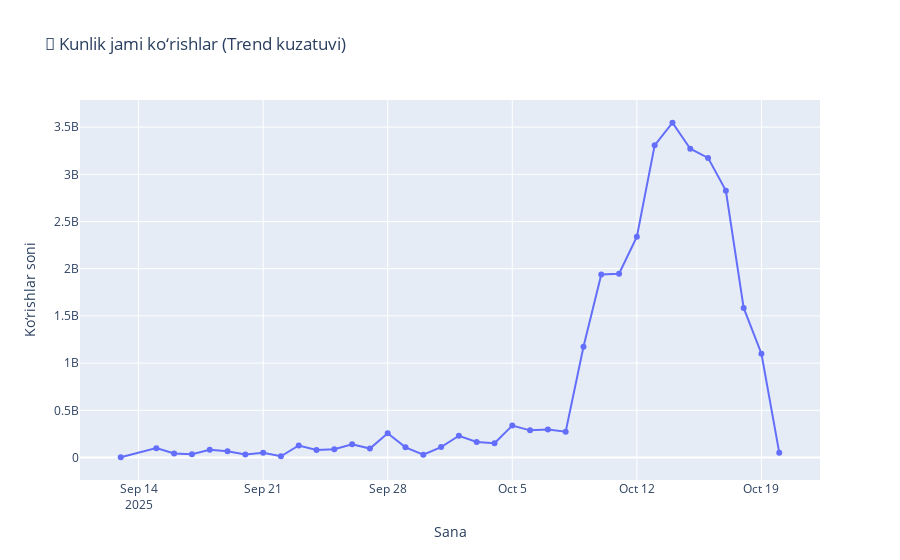

The cell this chart's notebook holds for it:
### Markdown cell above
# Trendda bo‘lgan davrlar (Views keskin oshgan kunlar)

### Code cell
import pandas as pd
import plotly.express as px
from sqlalchemy import create_engine

# 🔗 SQL Server ulanish
engine = create_engine(
    "mssql+pyodbc://RASULBEK\\SQLEXPRESS/ProjectDB?driver=ODBC+Driver+17+for+SQL+Server&trusted_connection=yes"
)

# 📊 SQL: kunlik jami Views va oldingi kunga nisbatan o‘sish
query = """
WITH DailyViews AS (
    SELECT 
        TRY_CAST([Published Date] AS DATE) AS ViewDate,
        SUM(CAST(Views AS BIGINT)) AS TotalViews
    FROM ClusteringData
    WHERE ISNUMERIC(Views) = 1
    GROUP BY TRY_CAST([Published Date] AS DATE)
)
SELECT 
    ViewDate,
    TotalViews,
    LAG(TotalViews) OVER (ORDER BY ViewDate) AS PrevViews,
    (TotalViews - LAG(TotalViews) OVER (ORDER BY ViewDate)) AS Diff,
    CASE 
        WHEN LAG(TotalViews) OVER (ORDER BY ViewDate) > 0 THEN 
            (TotalViews - LAG(TotalViews) OVER (ORDER BY ViewDate)) * 100.0 /
            LAG(TotalViews) OVER (ORDER BY ViewDate)
        ELSE NULL
    END AS GrowthPercent
FROM DailyViews
ORDER BY ViewDate;
"""

# WITH DailyViews AS (...) Bu — CTE (Common Table Expression) deyiladi. Ya’ni, vaqtinchalik jadval yaratilyapti (DailyViews nomli). 
# Bu “ichki hisob-kitob” natijasini keyingi SELECT’da ishlatish uchun.

# LAG(column) OVER (ORDER BY something) — bu avvalgi qatordagi qiymatni olib keladi. Bu “window function” deyiladi.

# DIFF Har bir kunning ko‘rish soni o‘sishini hisoblaydi:  Diff = Bugungi - Kechagi

# case  Bu o‘sish foizini hisoblaydi.  // \text{Growth %} = \frac{(Bugungi - Kechagi)}{Kechagi} \times 100


df_trend = pd.read_sql(query, engine)

if df_trend.empty:
    print("❌ Ma'lumot topilmadi.")
else:
    print(f"✅ {len(df_trend)} kunlik ma'lumot topildi.")

    # --- 📈 Grafik 1: Kunlik jami ko‘rishlar ---
    fig1 = px.line(
        df_trend,
        x='ViewDate',
        y='TotalViews',
        markers=True,
        title='📆 Kunlik jami ko‘rishlar (Trend kuzatuvi)',
    )
    fig1.update_layout(xaxis_title='Sana', yaxis_title='Ko‘rishlar soni')
    fig1.show()

    # --- 📊 Grafik 2: O‘sish foizi (keskin o‘sishlarni ajratib ko‘rsatish) ---
    df_trend['IsSpike'] = df_trend['GrowthPercent'] > 50  # 50% dan ortiq o‘sish
    fig2 = px.bar(
        df_trend,
        x='ViewDate',
        y='GrowthPercent',
        color='IsSpike',
        color_discrete_map={True: 'crimson', False: 'lightblue'},
        title='📊 Kunlik o‘sish foizi (Trenddagi kunlar qizil bilan)',
    )
    fig2.update_layout(xaxis_title='Sana', yaxis_title='O‘sish (%)')
    fig2.show()

### Figure 1 — Plotly figure (JSON) as saved in the notebook; plotly's stock layout.template omitted (floating-point values rounded to 4 significant figures)
{"data": [{"hovertemplate": "ViewDate=%{x}<br>TotalViews=%{y}<extra></extra>", "legendgroup": "", "line": {"color": "#636efa", "dash": "solid"}, "marker": {"symbol": "circle"}, "mode": "lines+markers", "name": "", "orientation": "v", "showlegend": false, "type": "scatter", "x": ["2025-09-13", "2025-09-15", "2025-09-16", "2025-09-17", "2025-09-18", "2025-09-19", "2025-09-20", "2025-09-21", "2025-09-22", "2025-09-23", "2025-09-24", "2025-09-25", "2025-09-26", "2025-09-27", "2025-09-28", "2025-09-29", "2025-09-30", "2025-10-01", "2025-10-02", "2025-10-03", "2025-10-04", "2025-10-05", "2025-10-06", "2025-10-07", "2025-10-08", "2025-10-09", "2025-10-10", "2025-10-11", "2025-10-12", "2025-10-13", "2025-10-14", "2025-10-15", "2025-10-16", "2025-10-17", "2025-10-18", "2025-10-19", "2025-10-20"], "xaxis": "x", "y": [2864937, 99278168, 41936770, 33963236, 81187996, 67418679, 31829813, 51434380, 13160241, 127260680, 80077961, 88112525, 140389698, 95072912, 257105217, 107920364, 29412296, 110262216, 230521758, 164227761, 152307477, 338250230, 287785958, 296242769, 274148083, 1173129841, 1938527845, 1947362667, 2338525356, 3306884074, 3546529758, 3271191086, 3174387937, 2827258901, 1584961151, 1099873902, 51276670], "yaxis": "y"}], "layout": {"legend": {"tracegroupgap": 0}, "title": {"text": "📆 Kunlik jami ko‘rishlar (Trend kuzatuvi)"}, "xaxis": {"anchor": "y", "domain": [0, 1], "title": {"text": "Sana"}}, "yaxis": {"anchor": "x", "domain": [0, 1], "title": {"text": "Ko‘rishlar soni"}}}}
